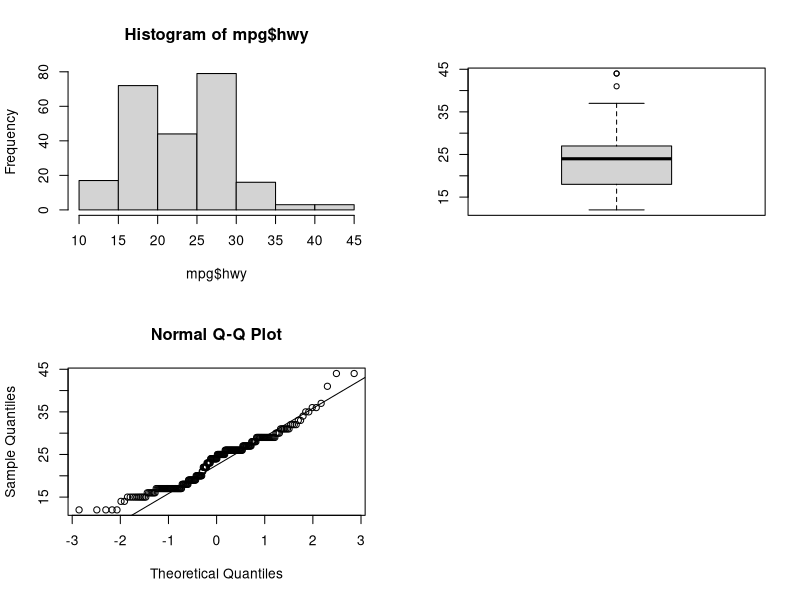
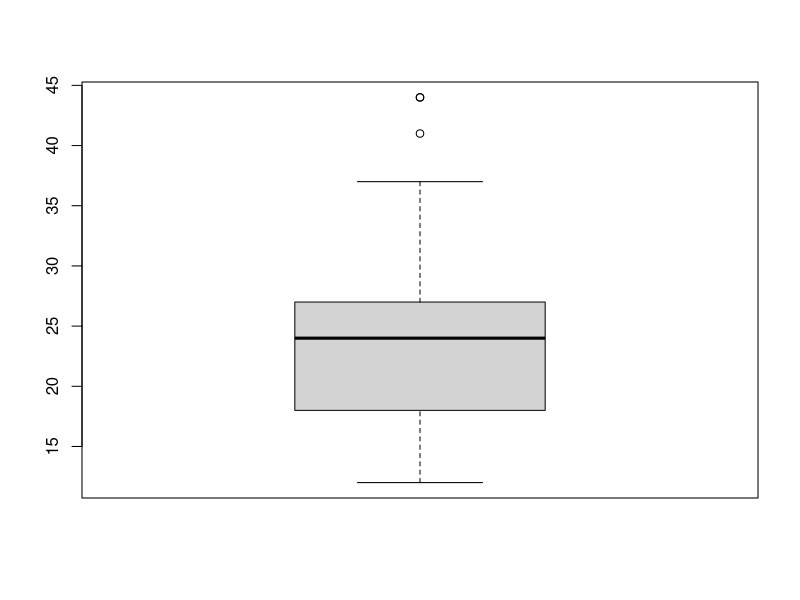
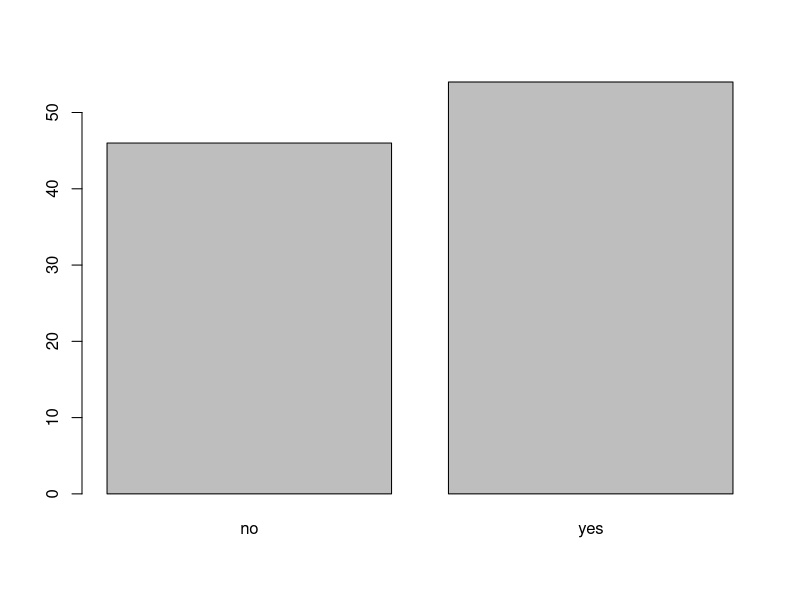
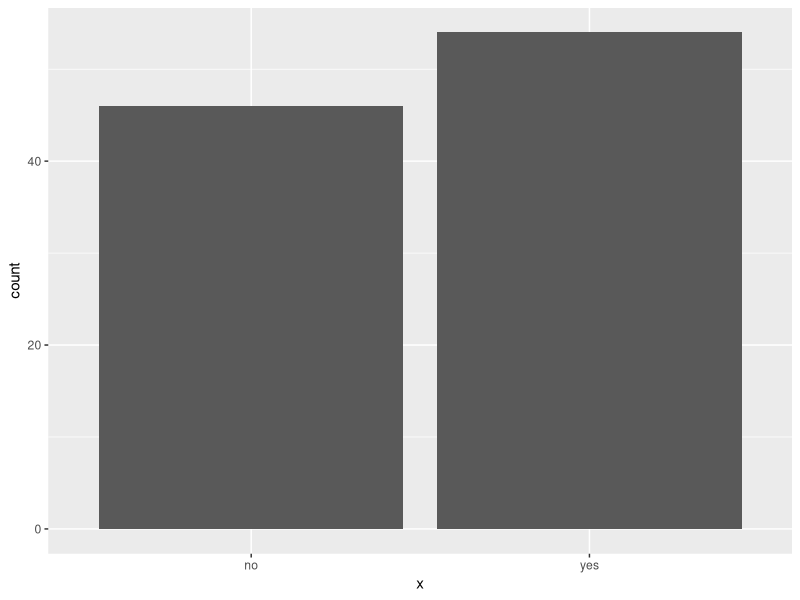
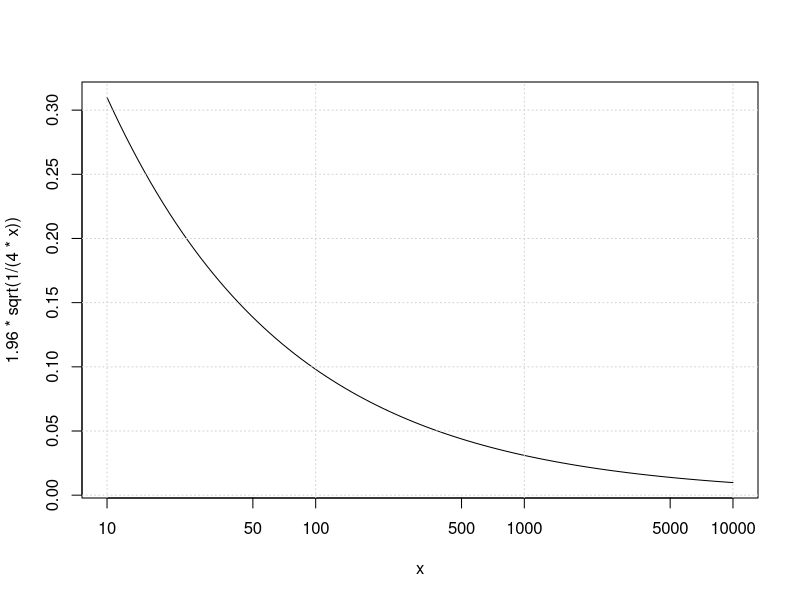
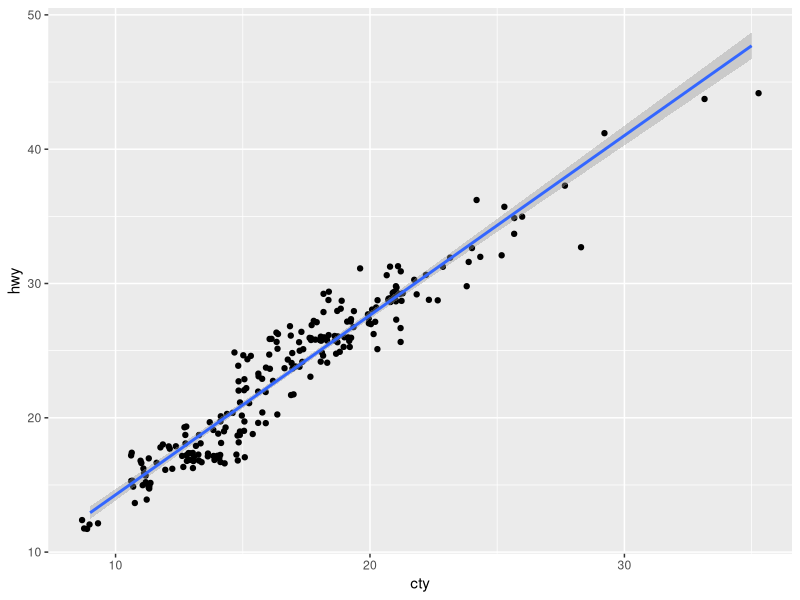

The R source for these figures, in order:
library(tidyverse)

mpg <- tbl_df(mpg)
mpg
data(mpg)
mpg

glimpse(mpg)
head(mpg)
summary(mpg)

summary(mpg$hwy)
mean(mpg$hwy)
median(mpg$hwy)
range(mpg$hwy)
quantile(mpg$hwy)

opar <- par(mfrow=c(2,2))
hist(mpg$hwy)
boxplot(mpg$hwy)
qqnorm(mpg$hwy)
qqline(mpg$hwy)
par(opar)

# one variable t-test

hwy <- mpg$hwy
n <- length(hwy)
mu0 <- 22.9
t.test(hwy, mu=mu0, alternative="greater")

t.test(hwy)

boxplot(mpg$hwy)$out

c(mean(hwy), sd(hwy))
c(median(hwy), mad(hwy))

# success-failure categorial variable analysis

set.seed(1606)
n <- 100
p <- 0.5
x <- rbinom(n, 1, p)
x <- factor(x, levels = c(0,1), labels = c("no", "yes"))

x
table(x)
prop.table(table(x))
barplot(table(x))

ggplot(data=data.frame(x), aes(x)) +
  geom_bar()

binom.test(x=length(x[x=='yes']), n=length(x), p=0.5, alternative="two.sided")

binom.test(x=5400, n=10000)

n <- c(100, 1000, 2000, 10000, 1e6)
data.frame(n=n, moe=round(1.96 * sqrt(1/(4*n)), 4))

curve(1.96 * sqrt(1/(4*x)), 10, 10000, log='x')
grid()

# explanatory variable X and response variable Y

# 7.6 

ggplot(mpg, aes(cty, hwy)) + geom_jitter() + geom_smooth(method="lm")

cor(mpg$cty, mpg$hwy)
with(mpg, cor(cty, hwy))
with(mpg, cor(cty, hwy, method="kendall"))
with(mpg, cor(cty, hwy, method="spearman"))

# linear regression

(hwy_lm <- lm(hwy ~ cty, data=mpg))
summary(hwy_lm)

# model goodness of fit

# prediction

predict(hwy_lm)

resid(hwy_lm)

predict(hwy_lm, newdata=data.frame(cty=c(10, 20, 30)))
predict(hwy_lm, newdata=data.frame(cty=c(10, 20, 30)), se.fit=T)
